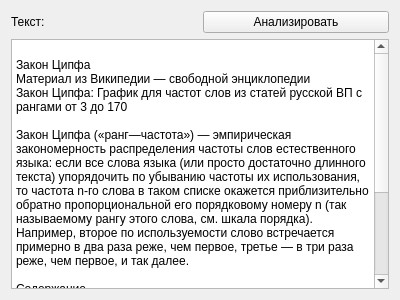
<?xml version="1.0" encoding="UTF-8"?>
<ui version="4.0">
 <class>WordFreqAnalyze</class>
 <widget class="QWidget" name="WordFreqAnalyze">
  <property name="geometry">
   <rect>
    <x>0</x>
    <y>0</y>
    <width>400</width>
    <height>300</height>
   </rect>
  </property>
  <property name="windowTitle">
   <string>Form</string>
  </property>
  <layout class="QVBoxLayout" name="statLayout">
   <item>
    <layout class="QHBoxLayout" name="horizontalLayout">
     <item>
      <widget class="QLabel" name="label">
       <property name="text">
        <string>Текст:</string>
       </property>
      </widget>
     </item>
     <item>
      <widget class="QPushButton" name="analyzeBtn">
       <property name="text">
        <string>Анализировать</string>
       </property>
      </widget>
     </item>
    </layout>
   </item>
   <item>
    <widget class="QPlainTextEdit" name="text">
     <property name="plainText">
      <string>	
Закон Ципфа
Материал из Википедии — свободной энциклопедии
Закон Ципфа: График для частот слов из статей русской ВП с рангами от 3 до 170

Закон Ципфа («ранг—частота») — эмпирическая закономерность распределения частоты слов естественного языка: если все слова языка (или просто достаточно длинного текста) упорядочить по убыванию частоты их использования, то частота n-го слова в таком списке окажется приблизительно обратно пропорциональной его порядковому номеру n (так называемому рангу этого слова, см. шкала порядка). Например, второе по используемости слово встречается примерно в два раза реже, чем первое, третье — в три раза реже, чем первое, и так далее.

Содержание

    1 История создания
    2 Приложения закона
    3 Критика
    4 См. также
    5 Примечания

История создания
</string>
     </property>
    </widget>
   </item>
  </layout>
 </widget>
 <resources/>
 <connections/>
</ui>
